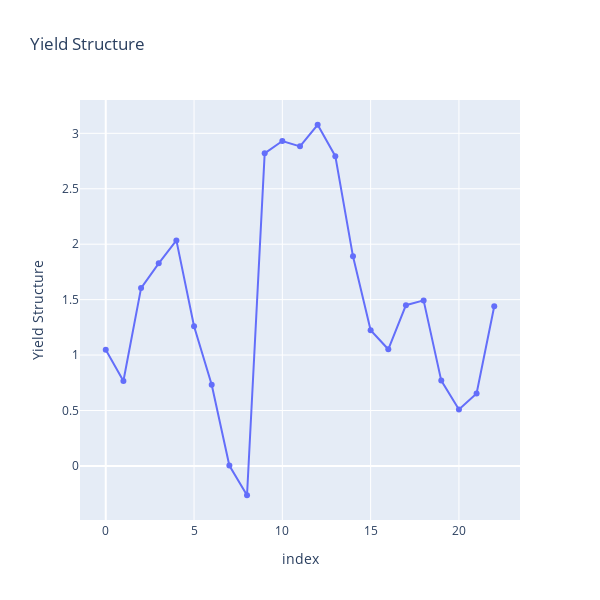

Notebook cell for this chart:
### Code cell
# Example of a plot of the macroeconomic variable and also applicable for differenced variables 
fig = px.line(Nofirstcol, y='Yield Structure',
              title='Yield Structure',
              width=600, height=600,
              line_shape='linear')


fig.update_xaxes(showgrid=True,
        zeroline=True,
        showline=True,
        showticklabels=True,)


fig.update_traces(mode='markers+lines')
fig.show()

### Figure 1 — Plotly figure (JSON) as saved in the notebook; plotly's stock layout.template omitted (floating-point values rounded to 4 significant figures)
{"data": [{"hovertemplate": "index=%{x}<br>Yield Structure=%{y}<extra></extra>", "legendgroup": "", "line": {"color": "#636efa", "dash": "solid", "shape": "linear"}, "marker": {"symbol": "circle"}, "mode": "markers+lines", "name": "", "orientation": "v", "showlegend": false, "type": "scatter", "x": [0, 1, 2, 3, 4, 5, 6, 7, 8, 9, 10, 11, 12, 13, 14, 15, 16, 17, 18, 19, 20, 21, 22], "xaxis": "x", "y": [1.047, 0.7655, 1.604, 1.827, 2.034, 1.259, 0.7324, 0.003721, -0.2645, 2.819, 2.931, 2.883, 3.077, 2.794, 1.891, 1.224, 1.052, 1.45, 1.493, 0.7694, 0.5088, 0.653, 1.44], "yaxis": "y"}], "layout": {"height": 600, "legend": {"tracegroupgap": 0}, "title": {"text": "Yield Structure"}, "width": 600, "xaxis": {"anchor": "y", "domain": [0, 1], "showgrid": true, "showline": true, "showticklabels": true, "title": {"text": "index"}, "zeroline": true}, "yaxis": {"anchor": "x", "domain": [0, 1], "title": {"text": "Yield Structure"}}}}
